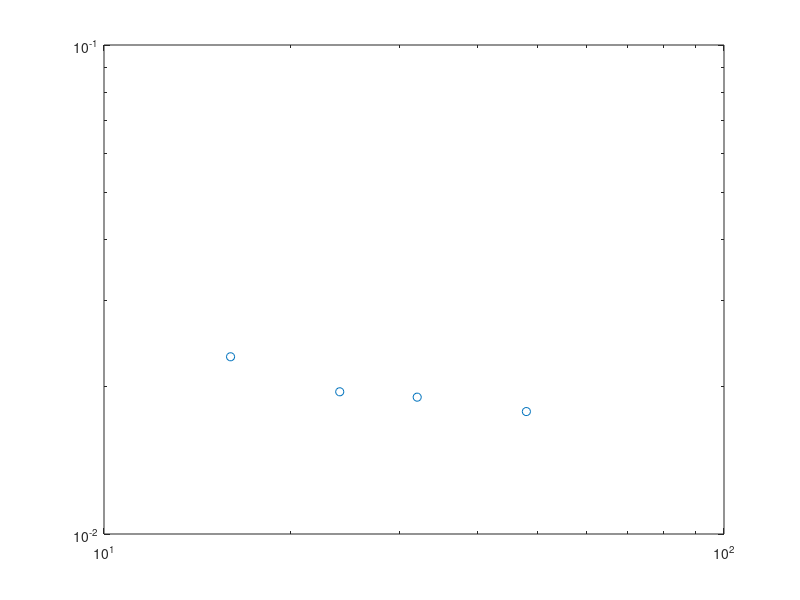

Write the MATLAB code that produced this figure. (Note: this script raises an error after producing the figure.)
Lx = [16,24, 32,  48];
A_cdw = [0.023037, 0.019536,0.019048, 0.017799];
loglog(Lx, A_cdw,'o');hold on;

p = fit(log(Lx(1:end)'),log(A_cdw(1:end)'),'poly1');
fprintf('Kc=%.5f\n',-p.p1*2);
x = fit_x(1):0.5:fit_x(end);
fl=loglog(Lx,exp(p.p2)*Lx.^p.p1,'-.');
T=text(8,4.5e-3,['$K_{c}=',num2str(-p.p1*2),'$']);
set(T,'Interpreter','latex');set(T,'Fontsize',24);



set(gca,'fontsize',24);
set(gca,'linewidth',1.5);
set(get(gca,'Children'),'linewidth',2); % Set line width 1.5 pounds
xlabel('$L_x$','Interpreter','latex');
ylabel('$A_{cdw}$','Interpreter','latex');
set(get(gca,'XLabel'),'FontSize',24); 
set(get(gca,'YLabel'),'FontSize',24); 
